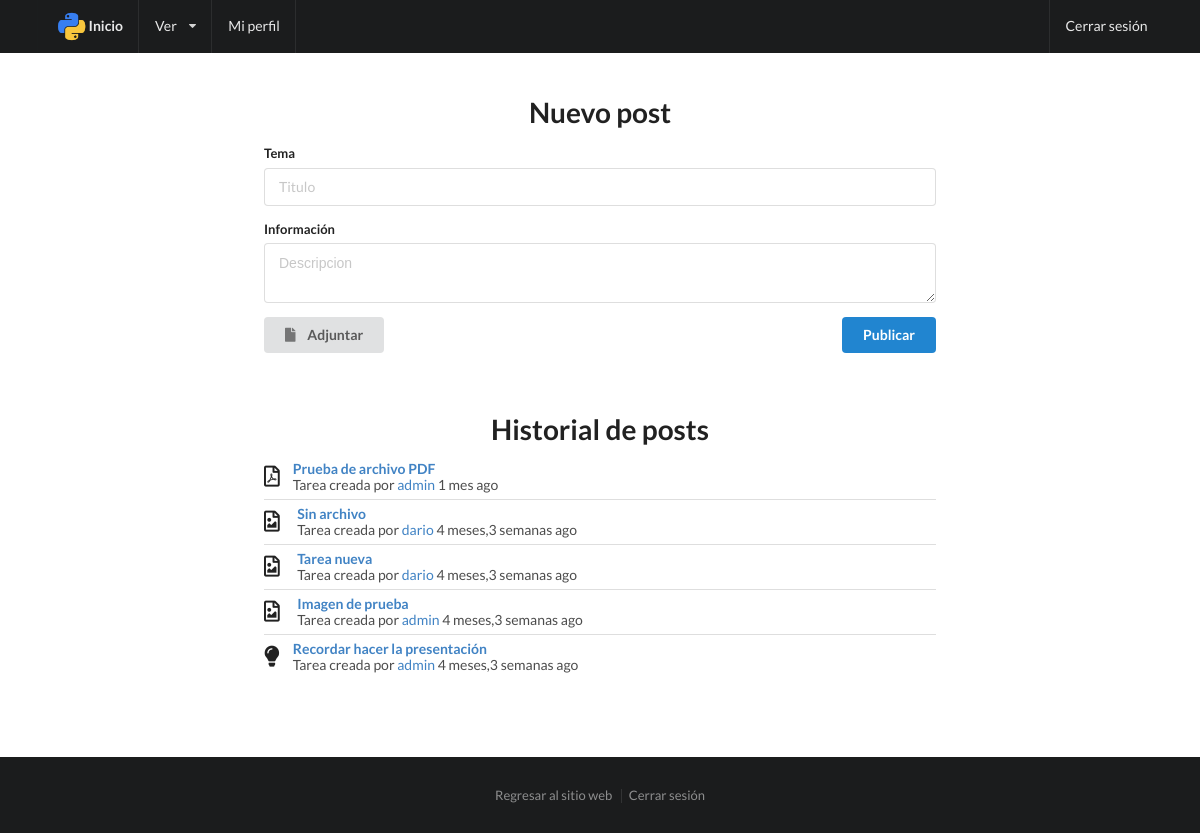
The page /portal/tareas/ (signed in) on the database as committed earlier.
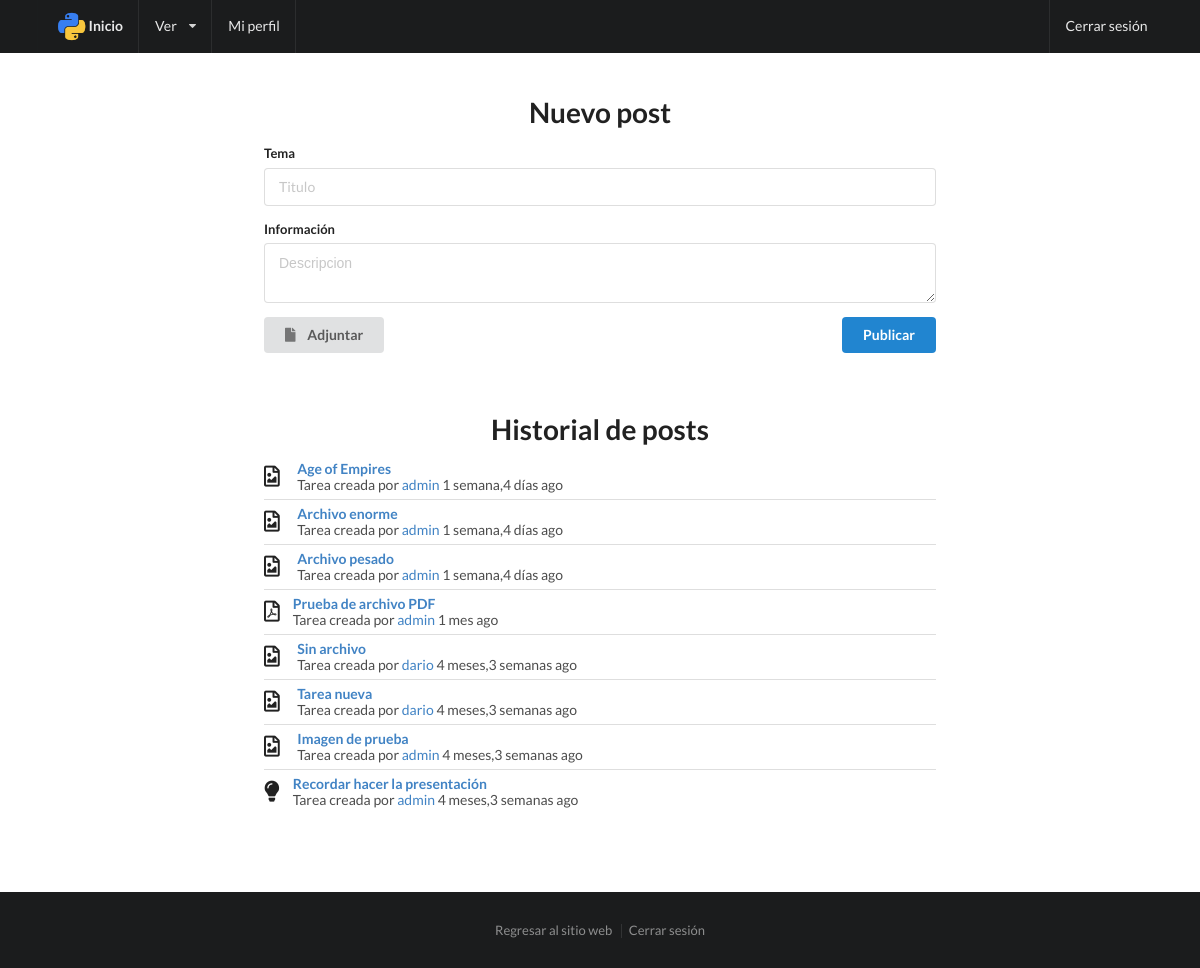
The same page on the database as committed later.
### emmang/models.py (models this page shows, shortened)
class Tarea(models.Model):
    creador = models.ForeignKey('emmang.Empleado', related_name='tareas')
    tema = models.CharField(max_length=100)
    texto = models.TextField()
    fecha = models.DateTimeField()
    archivo = models.FileField(upload_to='docs/', null=True, blank=True)
    class Meta:
        verbose_name = "Tarea"
        verbose_name_plural = "Tareas"

class Empleado(models.Model):
    usuario = models.OneToOneField(User, on_delete=models.CASCADE)
    puesto = models.CharField(max_length=75)
    descripcion = models.TextField(null=True, blank=True)
    imagen = models.ImageField(null=True, blank=True, upload_to='img/')
    class Meta:
        verbose_name = "Empleado"
        verbose_name_plural = "Empleados"
    def __str__(self):
        return str(self.usuario)

### emmang/views.py (the view)
# urls.py: url(r'^portal/tareas/$', views.tareas, name='tareas'),
@login_required
def tareas(request):
    if request.method == 'POST':
        form = TareaForm(request.POST, request.FILES)
        if form.is_valid():
            tarea = form.save(commit=False)
            tarea.creador = request.user.empleado
            tarea.fecha = timezone.now()
            tarea.save()
            message = tarea.tema
    else:
        form = TareaForm()
        message = False
    tareas = Tarea.objects.all().order_by('-fecha')
    return render(request, 'emmang/tareas.html', {'form':form,'message':message,'tareas':tareas})

### emmang/forms.py
class TareaForm(forms.ModelForm):
    tema = forms.CharField()
    texto = forms.CharField(widget=forms.Textarea)
    archivo = forms.FileField(required=False)
    class Meta:
        model = Tarea
        fields = ['tema','texto','archivo']

### emmang/templates/emmang/tareas.html (shortened to what this page needs)
{% extends 'emmang/base.html' %}
{% load staticfiles %}
{% load humanize %}
{% block content %}
{% include 'emmang/navbar.html' %}
<div class="ui main text container contenido-portal">
  <div class="ui basic segment">
    <h1 class="ui center aligned header">Nuevo post</h1>
    <form class="ui form" action="" method="post" enctype="multipart/form-data">
      <div class="field">
        <label>Tema</label>
        <input type="text" name="tema" placeholder="Titulo" required="">
      </div>
      <div class="field">
        <label>Información</label>
        <textarea rows="2" name="texto" placeholder="Descripcion" required=""></textarea>
      </div>
      <div class="ui left floated button" id="divUpload">
          <i class="file icon"></i> <span id="file-name">Adjuntar</span>
      </div>
      <button type="submit" class="ui primary right floated button">Publicar</button>
    </form>
  </div>
  <div class="ui basic separated segment">
    <h1 class="ui center aligned header">Historial de posts</h1>
    <div class="ui relaxed divided list">
      {% for tarea in tareas %}
      <div class="item">
          {% if tarea.archivo %}
            {% if '.pdf' in tarea.archivo.name %}
                <i class="large file pdf outline middle aligned icon"></i>
            {% elif '.word' in tarea.archivo.name %}
                <i class="large file word outline middle aligned icon"></i>
            {% elif '.txt' in tarea.archivo.name %}
                <i class="large file text outline middle aligned icon"></i>
            {% else %}
                <i class="large file image outline middle aligned icon"></i>
            {% endif %}
          {% else %}
            <i class="large idea middle aligned icon"></i>
          {% endif %}
        <div class="content">
          <a class="header" href="{% url 'emmang:tarea' pk=tarea.pk %}">{{tarea.tema}}</a>
          <div class="description">Tarea creada por <a href="{% url 'emmang:perfil' pk=tarea.creador.pk %}">{{tarea.creador}}</a> {{tarea.fecha|naturaltime|lower}}</div>
        </div>
      </div>
      {% endfor %}
    </div>
  </div>
</div>
{% include 'emmang/footer.html' %}
{% endblock content %}

### emmang/templates/emmang/base.html (shortened to what this page needs)
{% load static %}
<!DOCTYPE html>
<html>
  <head>
    <link rel="stylesheet" href="https://cdnjs.cloudflare.com/ajax/libs/semantic-ui/2.2.2/semantic.min.css">
    <link rel="stylesheet" href="{% static "css/sass_emmang.css" %}">
  </head>
  <body>
    {% block content %}{% endblock %}
  </body>
</html>

### emmang/templates/emmang/navbar.html (shortened to what this page needs)
{% load staticfiles %}
<div class="ui fixed inverted menu">
  <div class="ui container">
    <a href="{% url 'emmang:portal' %}" class="header item">
      <img class="logo" src="{% static "img/icon-white.png" %}">
      Inicio
    </a>
    <div class="ui simple dropdown item">Ver<i class="dropdown icon"></i>
    </div>
    <a href="{% url 'emmang:perfil_personal' %}" class="item">Mi perfil</a>
    <a href="{% url 'logout' %}" class="right item">Cerrar sesión</a>
  </div>
</div>

### emmang/templates/emmang/footer.html
<div class="ui inverted vertical footer segment">
  <div class="ui center aligned container">
    <div class="ui horizontal inverted small divided link list">
      <a class="item" href="{% url 'emmang:home' %}">Regresar al sitio web</a>
      <a class="item" href="{% url 'logout' %}">Cerrar sesión</a>
    </div>
  </div>
</div>

### emmang/static/css/sass_emmang.css (style rules this page uses)
body { height:auto }
.contenido-portal { margin-top:6rem;min-height:70vh }
.ui.footer.segment { margin:5em 0em 0em;padding:2em 0em }
.ui.separated.segment,.ui.separated.comments { margin-top:5rem }

Rows that differ between the two databases and show on the page:
added Tarea: tema "Age of Empires", creador "admin", fecha "1 semana,4 días ago"
added Tarea: archivo "docs/pws.zip" (drawn), tema "Archivo enorme", creador "admin", fecha "1 semana,4 días ago"
added Tarea: archivo "docs/germany.jpg" (drawn), tema "Archivo pesado", creador "admin", fecha "1 semana,4 días ago"
